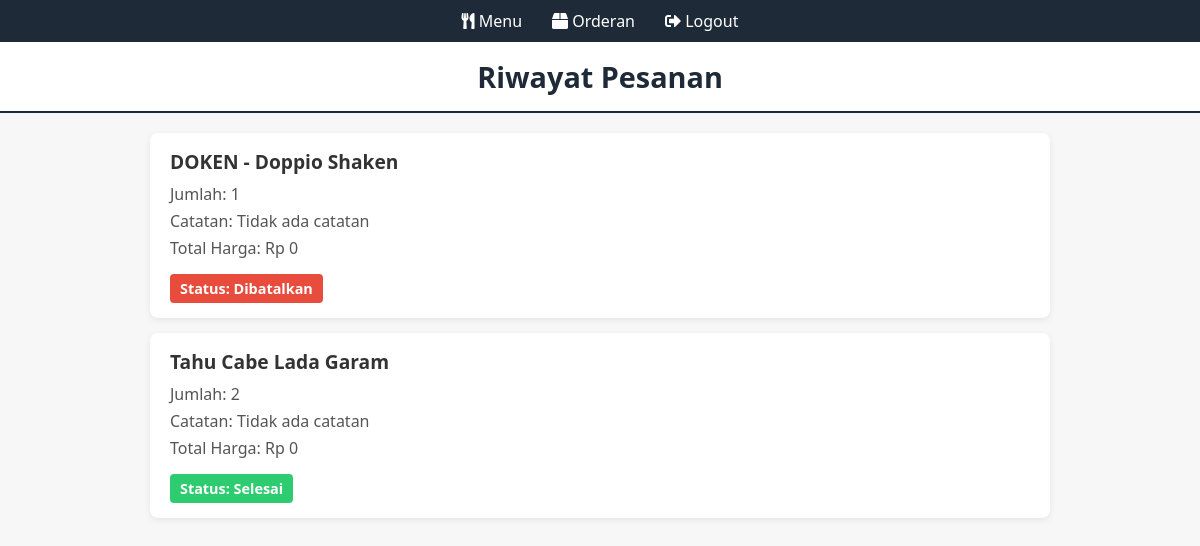
The page /costumer/menu/riwayat_pesanan.php (signed in) on the database its author committed.
### tables this page shows
CREATE TABLE `tb_detail_pesanan` (
  `id` int(11) NOT NULL,
  `pesanan_id` int(11) NOT NULL,
  `menu_id` int(11) NOT NULL,
  `jumlah` int(11) NOT NULL,
  `catatan` text DEFAULT NULL,
  `harga` int(11) NOT NULL,
  `total_harga` int(11) NOT NULL
);

CREATE TABLE `tb_menu` (
  `kd_menu` int(11) NOT NULL,
  `menu` varchar(100) NOT NULL,
  `jenis` varchar(20) NOT NULL,
  `harga` int(11) NOT NULL,
  `status` varchar(15) NOT NULL,
  `foto` varchar(100) NOT NULL,
  `kd_kategori` int(11) NOT NULL
);

CREATE TABLE `tb_pesanan` (
  `id` int(11) NOT NULL,
  `user_id` int(11) NOT NULL,
  `no_meja` int(11) DEFAULT NULL,
  `total_harga` int(11) NOT NULL,
  `status` enum('belum_bayar','sudah_bayar','diproses','selesai','dibatalkan') DEFAULT 'belum_bayar',
  `created_at` timestamp NOT NULL DEFAULT current_timestamp(),
  `updated_at` timestamp NOT NULL DEFAULT current_timestamp() ON UPDATE current_timestamp()
);

### costumer/menu/riwayat_pesanan.php (the view, shortened to what this page needs)
<?php
include '../../config/koneksi.php';
$id_user = $_SESSION['id_user'];
$query_riwayat = "SELECT p.*, dp.*, m.menu, dp.catatan
                  FROM tb_pesanan p
                  JOIN tb_detail_pesanan dp ON p.id = dp.pesanan_id
                  JOIN tb_menu m ON dp.menu_id = m.kd_menu
                  WHERE p.user_id = $id_user AND p.status IN ('selesai', 'dibatalkan')
                  ORDER BY p.created_at DESC";
$result_riwayat = mysqli_query($koneksi, $query_riwayat);
?>
<!DOCTYPE html>
<html lang="id">
<head>
    <link rel="stylesheet" href="https://cdnjs.cloudflare.com/ajax/libs/font-awesome/5.15.3/css/all.min.css">
</head>
<body>
<div class="navbar">
    <a href="daftarmenu.php"><i class="fas fa-utensils"></i> Menu</a>
    <a href="orderan_kamu.php"><i class="fas fa-box"></i> Orderan</a>
    <a href="logout.php"><i class="fas fa-sign-out-alt"></i> Logout</a>
</div>
<div class="judul">Riwayat Pesanan</div>
<div class="container">
    <?php if (mysqli_num_rows($result_riwayat) > 0): ?>
        <?php while ($row = mysqli_fetch_assoc($result_riwayat)): ?>
            <div class="order-item">
                <div class="menu-title"><?php echo $row['menu']; ?></div>
                <div class="order-details">
                    <p><span>Jumlah:</span> <?php echo $row['jumlah']; ?></p>
                    <p><span>Catatan:</span> <?php echo $row['catatan'] ?: 'Tidak ada catatan'; ?></p>
                    <p><span>Total Harga:</span> Rp <?php echo number_format($row['total_harga'], 0, ',', '.'); ?></p>
                </div>
                <div class="status <?php echo $row['status']; ?>">
                    Status: <?php echo ucfirst($row['status']); ?>
                </div>
            </div>
        <?php endwhile; ?>
    <?php else: ?>
        <div class="empty">
            <p>Anda belum memiliki riwayat pesanan.</p>
        </div>
    <?php endif; ?>
</div>
</body>
</html>

### costumer/menu/riwayat_pesanan.php (style rules this page uses)
:root { --primary-color:#1f2a38; --danger-color: #e74c3c; --success-color: #2ecc71; --warning-color: #f1c40f; --bg-light: #f7f7f7; --text-color: #333; }
body { font-family: 'Segoe UI', sans-serif; background-color: var(--bg-light); margin: 0; padding: 0; }
.navbar { background-color: var(--primary-color); padding: 10px 0; display: flex; justify-content: center; gap: 30px; }
.navbar a { color: white; text-decoration: none; font-weight: 500; }
.judul { background-color: white; padding: 15px 20px; text-align: center; font-size: 1.8rem; font-weight: bold; color: var(--primary-color); border-bottom: 2px solid var(--primary-color); }
.container { max-width: 900px; margin: 20px auto; padding: 0 15px; }
.order-item { background: white; margin-bottom: 15px; border-radius: 8px; box-shadow: 0 2px 6px rgba(0,0,0,0.08); padding: 15px 20px; }
.menu-title { font-size: 1.2rem; font-weight: bold; margin-bottom: 8px; color: var(--text-color); }
.order-details p { margin: 5px 0; color: #555; }
.order-details span { font-weight: 500; }
.status { display: inline-block; padding: 5px 10px; border-radius: 4px; font-size: 0.9rem; font-weight: 600; margin-top: 10px; }
.status.selesai { background-color: var(--success-color); color: white; }
.status.dibatalkan { background-color: var(--danger-color); color: white; }

### rows shown on the page
tb_detail_pesanan: menu.menu "DOKEN - Doppio Shaken", jumlah "1", catatan "Tidak ada catatan", total_harga "0", pesanan.status "Dibatalkan"
tb_detail_pesanan: menu.menu "Tahu Cabe Lada Garam", jumlah "2", catatan "Tidak ada catatan", total_harga "0", pesanan.status "Selesai"
